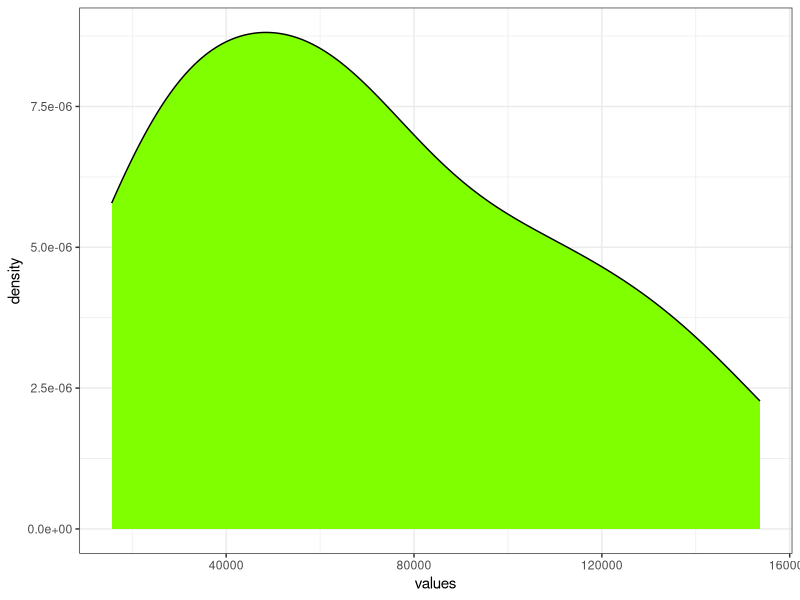
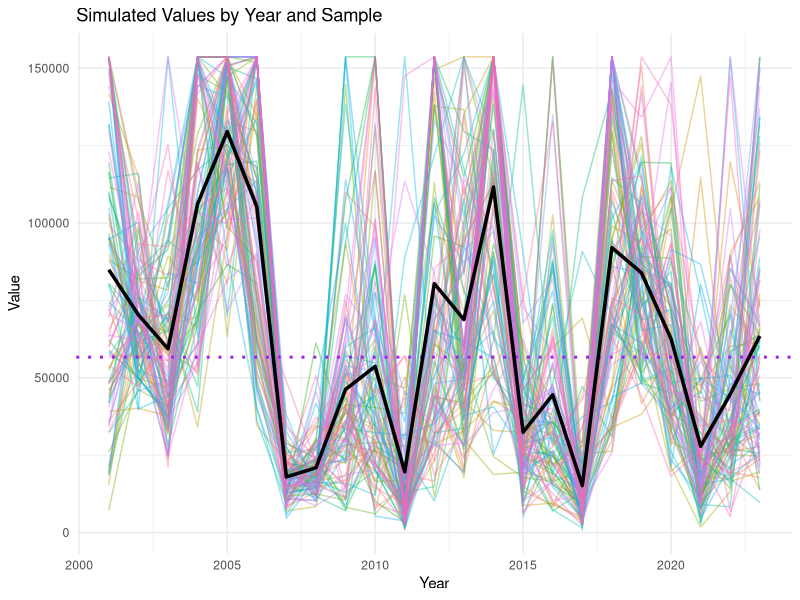
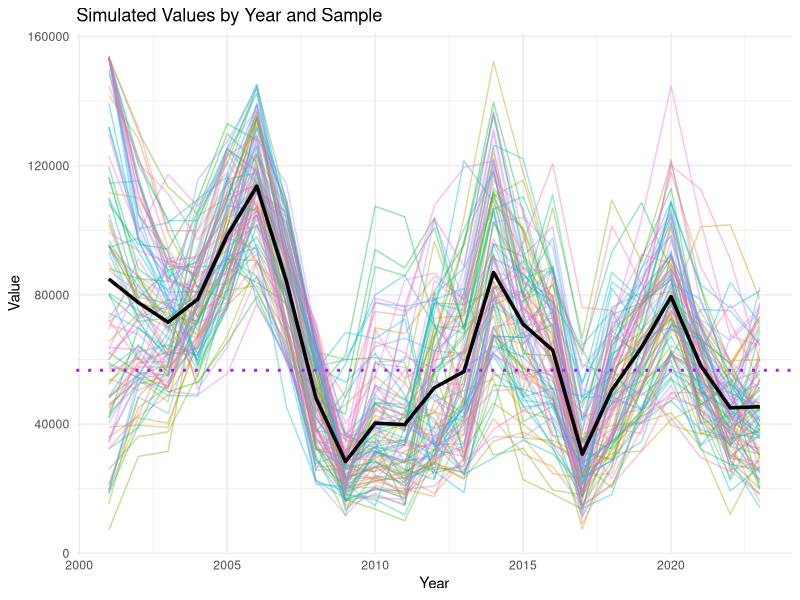

Write the R code that produced these figures, in order.
#Based on recsim2_rlnorm
  #Simulating 100 random lognormal values separately for each year
    #e.g., instead of simulating 100 x 23 year time series, draw Y1 x 100 times 
  #Mean for each year based on actual annual DWG landings and simulated annual PSE (could be replaced with actual PSE values)

############################### Set a simulation with a mean at the ACL and pse of 50

#################################### ACL Single Year Average #####################################
library(tidyverse)
library(zoo)
library(slider)
library(dplyr)

## rec acl
rec_acl <- 56668


# Original data
values <- c(97567, 70855, 62834, 119194, 136541, 131796, 18672, 22069, 48081, 59094,
            26609, 110125, 75474, 153669, 32258, 49441, 15619, 101224, 88807, 57491,
            29663, 38848, 68438)

ggplot(data.frame(values), aes(values)) + geom_density(fill='chartreuse') + theme_bw()

# Proportional standard error - separate PSE value for each year
  #SD per year = annual landings * annual PSE

#pse <- rnorm(23, 0.4, 0.1) #simulated here, but can be replaced with known PSE

#PSE from MRIP query tool
  #https://www.fisheries.noaa.gov/data-tools/recreational-fisheries-statistics-queries
  #Annual, Gulf, All modes combined, All areas combined, Type A (Harvest based on observed harvest)
  #2001-2009, 2017: using PSE for Warsaw
  #2010-2016, 2018-2023: using PSE for Yellowedge

pse <- c(94.7,
         23.8,
         51.8,
         52.4,
         29.2,
         65.6,
         41.5,
         39.5,
         85.4,
         93.1,
         165.8,
         102.7,
         69.4,
         73.8,
         67.8,
         83.6,
         104.8,
         67.8,
         34,
         52.7,
         108.2,
         64.2,
         70.7)

pse <- pse/100

mean_value <- values
n_repeats <- 100
sd_val <- pse * mean_value

###  Separate simulation of 100 values for each year ###

nyears <- 1:length(values)

annualsim <- lapply(nyears, function(x) {
  location <- log(mean_value[x]^2/sqrt(sd_val[x]^2 + mean_value[x]^2))
  shape <- sqrt(log(1+(sd_val[x]^2/mean_value[x]^2)))
  
  rlnorm(n_repeats, mean = location, sd = shape)
  
})

# simulated_df_acl <- map_dfc(1:23, ~ rlnorm(n_repeats, mean = location, sd = shape)) %>%
#   set_names(paste0("Sample", 1:23))

#Estimating mean/sd for rlnorm
# location <- log(mean_value^2/sqrt(sd_val^2 + mean_value^2))
# shape <- sqrt(log(1+(sd_val^2/mean_value^2)))

#Check simulated distribution
# lnorm_test <- rlnorm(100000, mean=location, sd=shape)
# hist(lnorm_test)
# ggplot(data.frame(lnorm_test), aes(lnorm_test)) + geom_density(fill='chartreuse') + theme_bw()
# mean(lnorm_test)
# sd(lnorm_test)

#Simulate 100 samples per value - lognormal distribution
#set.seed(456)
# simulated_df_acl <- map_dfc(1:n_repeats, ~ rlnorm(length(values), mean = location, sd = shape)) %>%
#   set_names(paste0("Sample", 1:n_repeats))


#Format to match JF simulated_df_acl output to run remaining script

simulated_df_acl <- as.data.frame(do.call(rbind, annualsim))

names(simulated_df_acl) <- paste0('Sample', 1:n_repeats)

# Pivot to long format
simulated_long_acl <- simulated_df_acl %>%
  mutate(ID = row_number()) %>%
  pivot_longer(
    cols = starts_with("Sample"),
    names_to = "Sample",
    values_to = "Value"
  ) %>%
  mutate(
    Sample = str_remove(Sample, "Sample"),
    Value = pmax(Value, 0)#,# recode negative values to 0
    # Value = pmax(Value, 120000) # recode value > 120k to 120k
  )

#Cap - set maximum value; replace simulated values over cap with cap
cap <- max(values)

#Check percent above cap before adjusting
length(simulated_long_acl$Value[simulated_long_acl$Value>cap])/length(simulated_long_acl$Value)

#Replace
simulated_long_acl$Value <- ifelse(simulated_long_acl$Value > cap, cap, simulated_long_acl$Value)


# Count per ID and convert to percentage
percent_above_acl <- simulated_long_acl %>%
  mutate(Value_over = if_else(Value > 56668, 1, 0))

### Percent of values > 56668
Percent_over_1_yr_acl <- sum(percent_above_acl$Value_over/nrow(simulated_long_acl))
Percent_over_1_yr_acl


percent_above_plot_data_acl <- percent_above_acl %>% 
  mutate(Year = ID + 2000)

df_summary_acl <- percent_above_plot_data_acl %>%
  group_by(Year) %>%
  summarise(mean_value = mean(Value, na.rm = TRUE))

p1_acl <- ggplot(percent_above_plot_data_acl , aes(x = Year, y = Value, group = Sample, color = as.factor(Sample))) +
  geom_line(alpha = 0.4) +  # faint lines for clarity
  theme_minimal() +
  labs(
    title = "Simulated Values by Year and Sample",
    x = "Year",
    y = "Value",
    color = "Sample"
  ) +
  theme(legend.position = "none") +
  geom_hline(yintercept = rec_acl, color = "purple", linetype = "dotted", size = 1)
p2_acl <- p1_acl +
  geom_line(
    data = df_summary_acl,
    aes(x = Year, y = mean_value),
    color = "black",
    size = 1.2,
    inherit.aes = FALSE
  )

p2_acl

#ggsave(file="1year_acl_pse_10.png")
#################################### ACL Single Year Average #####################################





#################################### Three year ACL Year Average #####################################


# Proportional standard error
# pse <- 0.3  # 50%
# mean_value <- rec_acl
# n_repeats <- 100
# sd_val <- pse * mean_value * sqrt(length(values))
# 
# #mean/sd for rlnorm
# location <- log(mean_value^2/sqrt(sd_val^2 + mean_value^2))
# shape <- sqrt(log(1+(sd_val^2/mean_value^2)))


# Simulate 100 samples per value
#set.seed(456)
# simulated_df_acl_3yr <- map_dfc(1:n_repeats, ~ rlnorm(length(values), mean = location, sd = shape)) %>%
#   set_names(paste0("Sample", 1:n_repeats))
# 
# # Pivot to long format
# simulated_long_acl_3yr <- simulated_df_acl_3yr %>%
#   mutate(ID = row_number()) %>%
#   pivot_longer(
#     cols = starts_with("Sample"),
#     names_to = "Sample",
#     values_to = "Value"
#   ) %>%
#   mutate(
#     Sample = str_remove(Sample, "Sample"),
#     Value = pmax(Value, 0)
#   )
# 
# 
# #Cap - set maximum value; replace simulated values over cap with cap
# 
# cap <- max(values)
# 
# simulated_long_acl_3yr$Value <- ifelse(simulated_long_acl_3yr$Value > cap, cap, simulated_long_acl_3yr$Value)
# 
# 
# 
# simulated_long_acl_3yr <- simulated_long_acl_3yr %>% 
#   arrange(Sample, ID) %>% 
#   mutate(Year=ID+2000)

#No resample - just use same random numbers generated above

simulated_long_acl_3yr <- simulated_long_acl %>%
  arrange(Sample, ID) %>%
  mutate(Year = ID + 2000)


df_sma <- simulated_long_acl_3yr %>%
  arrange(Sample, Year) %>%      # order by Sample and Year
  group_by(Sample) %>%           # calculate separately for each Sample
  mutate(Rolling3yr_Avg = slide_dbl(Value,
                                    mean,
                                    .before = 2,     # include current year + 2 previous = 3-year window
                                    .complete = FALSE)) %>%
  ungroup()
head(df_sma, 50)
# Check


### 
library(tidyverse)

# Count per ID and convert to percentage
percent_above_acl_3yr <- df_sma %>%
  mutate(Value_over = if_else(Rolling3yr_Avg > 56668, 1, 0))

### Percent of values > 56668
Percent_over_3_yr_acl <- sum(percent_above_acl_3yr$Value_over/nrow(df_sma))
Percent_over_3_yr_acl 


percent_above_plot_data_acl_3yr <- df_sma

df_summary_acl_3yr <- percent_above_plot_data_acl_3yr %>%
  group_by(Year) %>%
  summarise(mean_3yrvalue = mean(Rolling3yr_Avg, na.rm = TRUE))

p1_acl_3yr <- ggplot(percent_above_plot_data_acl_3yr , aes(x = Year, y = Rolling3yr_Avg, group = Sample, color = as.factor(Sample))) +
  geom_line(alpha = 0.4) +  # faint lines for clarity
  theme_minimal() +
  labs(
    title = "Simulated Values by Year and Sample",
    x = "Year",
    y = "Value",
    color = "Sample"
  ) +
  theme(legend.position = "none") +
  geom_hline(yintercept = rec_acl, color = "purple", linetype = "dotted", size = 1)
p2_acl_3yr <- p1_acl_3yr +
  geom_line(
    data = df_summary_acl_3yr,
    aes(x = Year, y = mean_3yrvalue),
    color = "black",
    size = 1.2,
    inherit.aes = FALSE
  )

p2_acl_3yr

#ggsave(file="3year_acl_pse_10.png")



############################### Set a simulation with a mean at the ACL and pse of 50

### Summary Table 

out <- data.frame(Annual_AM=Percent_over_1_yr_acl,
                  Three_Year_AM=Percent_over_3_yr_acl, PSE='annual' )
